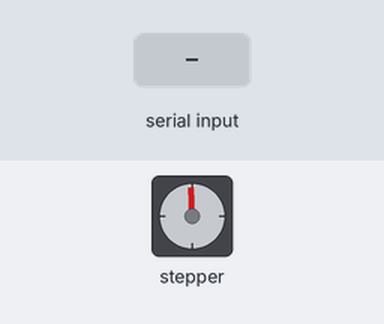
Simulated run of this sketch. Board: Arduino Uno, built with avr-gcc and run on an emulated ATmega328P. On the bench: stepper motor. The inputs (shaded band) are chosen by the test bench. Stepper angles assume 200 steps per turn; what the sketch prints to the serial monitor is not drawn.

Above: at 1.2 s.
1.3 s: "90,45\n" received over Serial
3.8 s: "30,150\n" received over Serial
5.3 s: "0\n" received over Serial
Timing chart, 0 to 10.3 s (numbered marks = the images above; inputs shaded):
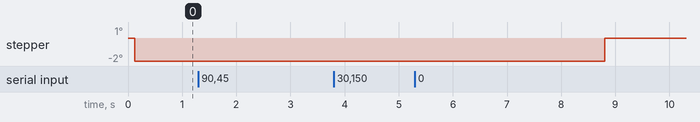

The sketch:

steppertest2.ino
```cpp
#include <AccelStepper.h>

const int DIR = 4;
const int STEP = 2;

#define motorInterfaceType 1
AccelStepper motor(motorInterfaceType, STEP, DIR);

long TravelX;
int moveLoc = -1;
int move_finished=1;

void setup() {
  Serial.begin(9600);
  delay(5);
  motor.setMaxSpeed(1000);
  motor.setAcceleration(60);
  motor.setSpeed(50);
  motor.moveTo(moveLoc);


  // while (true) {  // Make the Stepper move CW until the switch is deactivated
  //   motor.moveTo(moveLoc);
  //   moveLoc--;
  //   motor.run();
  //   delay(5);
  // }
}

void loop() {
  while (Serial.available()>0)  { // Check if values are available in the Serial Buffer

  move_finished=0;  // Set variable for checking move of the Stepper

  TravelX= Serial.parseInt();  // Put numeric value from buffer in TravelX variable
  if (TravelX < 0 || TravelX > 1350) {  // Make sure the position entered is not beyond the HOME or MAX position
    Serial.println("");
    Serial.println("Please enter a value greater than zero and smaller or equal to 1350.....");
    Serial.println("");
  } else {
    Serial.print("Moving stepper into position: ");
    Serial.println(TravelX);

  motor.moveTo(TravelX);  // Set new moveto position of Stepper

  delay(1000);  // Wait 1 seconds before moving the Stepper
  }
  }

  if (TravelX >= 0 && TravelX <= 1350) {

// Check if the Stepper has reached desired position
  if ((motor.distanceToGo() != 0)) {

    motor.run();  // Move Stepper into position

  }

// If move is completed display message on Serial Monitor
  if ((move_finished == 0) && (motor.distanceToGo() == 0)) {
    Serial.println("COMPLETED!");
    Serial.println("");
     Serial.println("Enter Travel distance (Positive for CW / Negative for CCW and Zero for back to Home): ");
    move_finished=1;  // Reset move variable
  }
  }
}
```

Measured:
- after the input at 1.3 s, every drawn part: stays the same
- after the input at 3.8 s, every drawn part: stays the same
